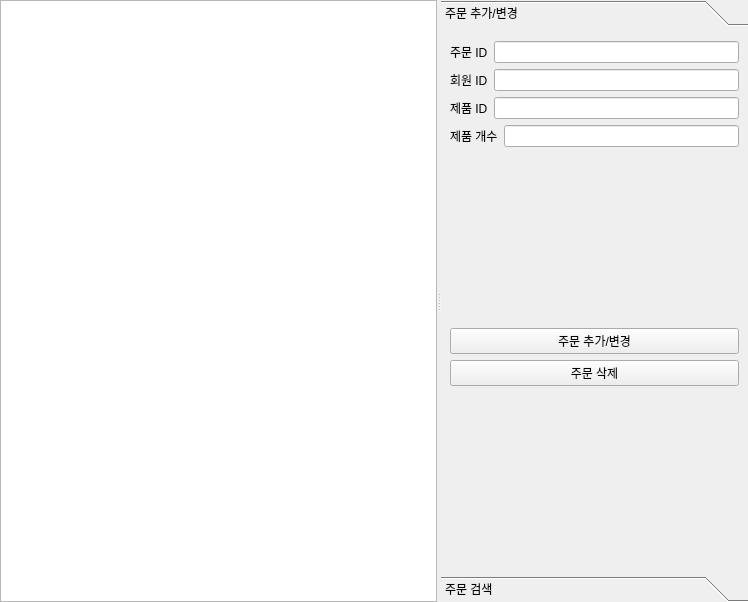
<?xml version="1.0" encoding="UTF-8"?>
<ui version="4.0">
 <class>OrderUI</class>
 <widget class="QWidget" name="OrderUI">
  <property name="geometry">
   <rect>
    <x>0</x>
    <y>0</y>
    <width>748</width>
    <height>602</height>
   </rect>
  </property>
  <property name="windowTitle">
   <string>Form</string>
  </property>
  <layout class="QVBoxLayout" name="verticalLayout_2">
   <property name="leftMargin">
    <number>0</number>
   </property>
   <property name="topMargin">
    <number>0</number>
   </property>
   <property name="rightMargin">
    <number>0</number>
   </property>
   <property name="bottomMargin">
    <number>0</number>
   </property>
   <item>
    <widget class="QSplitter" name="splitter_2">
     <property name="orientation">
      <enum>Qt::Orientation::Horizontal</enum>
     </property>
     <widget class="QTableView" name="MainTableView"/>
     <widget class="QToolBox" name="OToolBox">
      <property name="currentIndex">
       <number>0</number>
      </property>
      <widget class="QWidget" name="OInput">
       <property name="geometry">
        <rect>
         <x>0</x>
         <y>0</y>
         <width>158</width>
         <height>554</height>
        </rect>
       </property>
       <attribute name="label">
        <string>주문 추가/변경</string>
       </attribute>
       <layout class="QVBoxLayout" name="verticalLayout_3">
        <item>
         <layout class="QHBoxLayout" name="horizontalLayout">
          <item>
           <widget class="QLabel" name="IDlabel">
            <property name="text">
             <string>주문 ID</string>
            </property>
           </widget>
          </item>
          <item>
           <widget class="QLineEdit" name="IDLineEdit"/>
          </item>
         </layout>
        </item>
        <item>
         <layout class="QHBoxLayout" name="horizontalLayout_2">
          <item>
           <widget class="QLabel" name="CustomerLabel">
            <property name="text">
             <string>회원 ID</string>
            </property>
           </widget>
          </item>
          <item>
           <widget class="QLineEdit" name="CustomerLineEdit"/>
          </item>
         </layout>
        </item>
        <item>
         <layout class="QHBoxLayout" name="horizontalLayout_3">
          <item>
           <widget class="QLabel" name="ProductLabel">
            <property name="text">
             <string>제품 ID</string>
            </property>
           </widget>
          </item>
          <item>
           <widget class="QLineEdit" name="ProductLineEdit"/>
          </item>
         </layout>
        </item>
        <item>
         <layout class="QHBoxLayout" name="horizontalLayout_7">
          <item>
           <widget class="QLabel" name="ProductCntLabel">
            <property name="text">
             <string>제품 개수</string>
            </property>
           </widget>
          </item>
          <item>
           <widget class="QLineEdit" name="ProductCntLineEdit"/>
          </item>
         </layout>
        </item>
        <item>
         <spacer name="verticalSpacer">
          <property name="orientation">
           <enum>Qt::Orientation::Vertical</enum>
          </property>
          <property name="sizeHint" stdset="0">
           <size>
            <width>20</width>
            <height>194</height>
           </size>
          </property>
         </spacer>
        </item>
        <item>
         <widget class="QPushButton" name="AddButton">
          <property name="text">
           <string>주문 추가/변경</string>
          </property>
         </widget>
        </item>
        <item>
         <widget class="QPushButton" name="DeleteButton">
          <property name="text">
           <string>주문 삭제</string>
          </property>
         </widget>
        </item>
        <item>
         <spacer name="verticalSpacer_2">
          <property name="orientation">
           <enum>Qt::Orientation::Vertical</enum>
          </property>
          <property name="sizeHint" stdset="0">
           <size>
            <width>20</width>
            <height>194</height>
           </size>
          </property>
         </spacer>
        </item>
       </layout>
      </widget>
      <widget class="QWidget" name="OSearch">
       <property name="geometry">
        <rect>
         <x>0</x>
         <y>0</y>
         <width>158</width>
         <height>554</height>
        </rect>
       </property>
       <attribute name="label">
        <string>주문 검색</string>
       </attribute>
       <layout class="QVBoxLayout" name="verticalLayout">
        <item>
         <widget class="QTableView" name="SearchTableView"/>
        </item>
        <item>
         <widget class="QSplitter" name="splitter">
          <property name="orientation">
           <enum>Qt::Orientation::Horizontal</enum>
          </property>
          <widget class="QComboBox" name="SearchComboBox">
           <item>
            <property name="text">
             <string>oid</string>
            </property>
           </item>
           <item>
            <property name="text">
             <string>pid</string>
            </property>
           </item>
           <item>
            <property name="text">
             <string>cid</string>
            </property>
           </item>
           <item>
            <property name="text">
             <string>pcnt</string>
            </property>
           </item>
          </widget>
          <widget class="QLineEdit" name="SearchLineEdit"/>
         </widget>
        </item>
        <item>
         <widget class="QPushButton" name="SearchButton">
          <property name="text">
           <string>검색</string>
          </property>
         </widget>
        </item>
       </layout>
      </widget>
     </widget>
    </widget>
   </item>
  </layout>
 </widget>
 <resources/>
 <connections/>
</ui>
